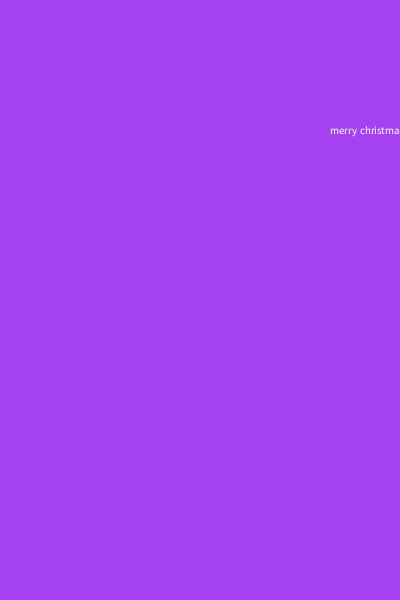
Frame 1 (no input)
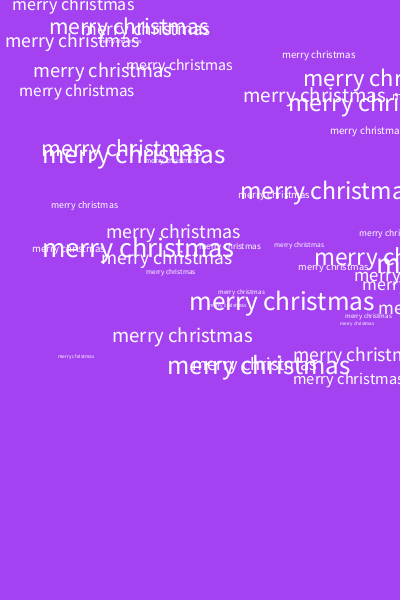
Frame 60 (the mouse pressed at the canvas centre just before this capture)
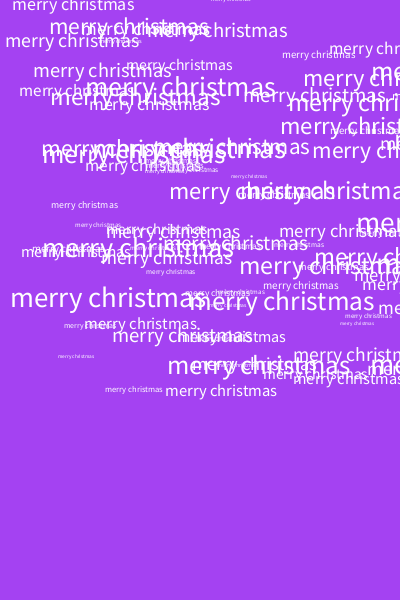
Frame 120 (the mouse held since frame 60 and released just before this capture)

The Processing sketch that drew these frames (run headless with seeded random() and noise(); from frame 60 on, the mouse is pressed at the canvas centre):

// Processing sketch: processing_83416
// ── processing_83416.pde

void setup()
{
 size(400, 600);
 background(random(255),random(255),random(255));
 smooth();
}

void draw()
{
  
 textSize(random(5,30));
 stroke(random(0,130),random(255),random(255));
 text(("merry christmas"),random(height),random(width));
}
